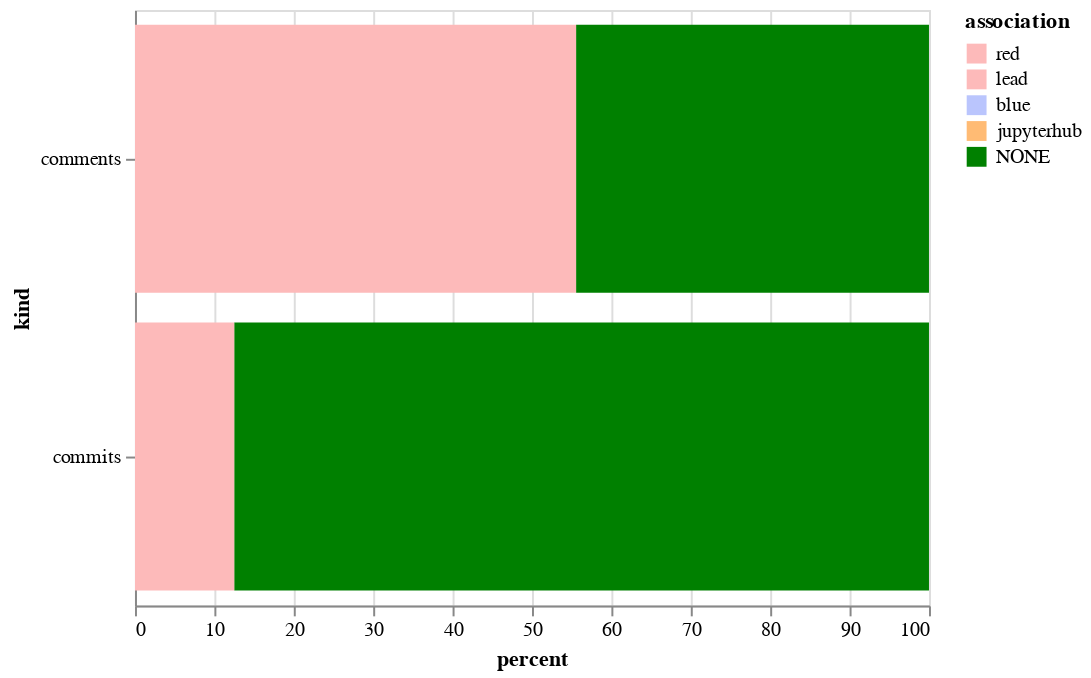

This figure's notebook cell:
### Code cell
alt.Chart(sum_both).mark_bar().encode(
    x='percent',
    y='kind',
    color=alt.Color('association', sort=["CONTRIBUTOR", "MEMBER", "NONE"], scale=color_scale)
)

### Figure 1 — Vega-Lite specification as saved in the notebook (floating-point values rounded to 4 significant figures)
{"$schema": "https://vega.github.io/schema/vega-lite/v2.6.0.json", "config": {"view": {"height": 300, "width": 400}}, "data": {"name": "data-3a26443b5be5ed01b31e723793e5029d"}, "datasets": {"data-3a26443b5be5ed01b31e723793e5029d": [{"association": "NONE", "kind": "comments", "percent": 44.44}, {"association": "red", "kind": "comments", "percent": 55.56}, {"association": "NONE", "kind": "commits", "percent": 87.5}, {"association": "red", "kind": "commits", "percent": 12.5}]}, "encoding": {"color": {"field": "association", "scale": {"domain": ["red", "lead", "blue", "jupyterhub", "NONE"], "range": ["#fdbaba", "#fdbaba", "#bac5fd", "#ffbb74", "green"]}, "sort": ["CONTRIBUTOR", "MEMBER", "NONE"], "type": "nominal"}, "x": {"field": "percent", "type": "quantitative"}, "y": {"field": "kind", "type": "nominal"}}, "mark": "bar"}
